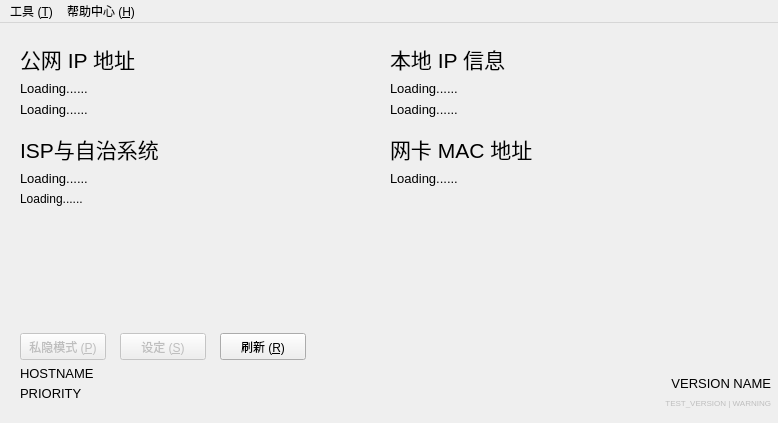
<?xml version="1.0" encoding="UTF-8"?>
<ui version="4.0">
 <class>home</class>
 <widget class="QMainWindow" name="home">
  <property name="geometry">
   <rect>
    <x>0</x>
    <y>0</y>
    <width>778</width>
    <height>423</height>
   </rect>
  </property>
  <property name="windowTitle">
   <string>Cipher Tools</string>
  </property>
  <property name="windowIcon">
   <iconset resource="Resource.qrc">
    <normaloff>:/Resource/CipherTools_Icons.svg</normaloff>:/Resource/CipherTools_Icons.svg</iconset>
  </property>
  <widget class="QWidget" name="Home">
   <widget class="QPushButton" name="hidemode">
    <property name="enabled">
     <bool>false</bool>
    </property>
    <property name="geometry">
     <rect>
      <x>20</x>
      <y>310</y>
      <width>86</width>
      <height>27</height>
     </rect>
    </property>
    <property name="text">
     <string>私隐模式 (&amp;P)</string>
    </property>
   </widget>
   <widget class="QPushButton" name="settings">
    <property name="enabled">
     <bool>false</bool>
    </property>
    <property name="geometry">
     <rect>
      <x>120</x>
      <y>310</y>
      <width>86</width>
      <height>27</height>
     </rect>
    </property>
    <property name="text">
     <string>设定 (&amp;S)</string>
    </property>
   </widget>
   <widget class="QLabel" name="hostname">
    <property name="geometry">
     <rect>
      <x>20</x>
      <y>340</y>
      <width>231</width>
      <height>21</height>
     </rect>
    </property>
    <property name="font">
     <font>
      <pointsize>10</pointsize>
     </font>
    </property>
    <property name="text">
     <string>HOSTNAME</string>
    </property>
   </widget>
   <widget class="QWidget" name="layoutWidget">
    <property name="geometry">
     <rect>
      <x>20</x>
      <y>20</y>
      <width>351</width>
      <height>91</height>
     </rect>
    </property>
    <layout class="QFormLayout" name="WANIP_Form">
     <item row="0" column="0">
      <widget class="QLabel" name="v4">
       <property name="font">
        <font>
         <pointsize>16</pointsize>
        </font>
       </property>
       <property name="text">
        <string>公网 IP 地址</string>
       </property>
      </widget>
     </item>
     <item row="2" column="0">
      <widget class="QLabel" name="v6add">
       <property name="enabled">
        <bool>true</bool>
       </property>
       <property name="font">
        <font>
         <pointsize>10</pointsize>
        </font>
       </property>
       <property name="text">
        <string>Loading......</string>
       </property>
      </widget>
     </item>
     <item row="1" column="0">
      <widget class="QLabel" name="v4add">
       <property name="font">
        <font>
         <pointsize>10</pointsize>
        </font>
       </property>
       <property name="text">
        <string>Loading......</string>
       </property>
      </widget>
     </item>
    </layout>
   </widget>
   <widget class="QWidget" name="layoutWidget">
    <property name="geometry">
     <rect>
      <x>20</x>
      <y>110</y>
      <width>351</width>
      <height>81</height>
     </rect>
    </property>
    <layout class="QFormLayout" name="ISPandASN_Form">
     <item row="0" column="0">
      <widget class="QLabel" name="isp">
       <property name="enabled">
        <bool>true</bool>
       </property>
       <property name="font">
        <font>
         <pointsize>16</pointsize>
        </font>
       </property>
       <property name="text">
        <string>ISP与自治系统</string>
       </property>
      </widget>
     </item>
     <item row="1" column="0">
      <widget class="QLabel" name="ispinfo">
       <property name="enabled">
        <bool>true</bool>
       </property>
       <property name="font">
        <font>
         <pointsize>10</pointsize>
        </font>
       </property>
       <property name="text">
        <string>Loading......</string>
       </property>
      </widget>
     </item>
     <item row="2" column="0">
      <widget class="QLabel" name="asn">
       <property name="text">
        <string>Loading......</string>
       </property>
      </widget>
     </item>
    </layout>
   </widget>
   <widget class="QWidget" name="layoutWidget">
    <property name="geometry">
     <rect>
      <x>390</x>
      <y>20</y>
      <width>351</width>
      <height>91</height>
     </rect>
    </property>
    <layout class="QFormLayout" name="localIP_form">
     <item row="0" column="0">
      <widget class="QLabel" name="localv4">
       <property name="font">
        <font>
         <pointsize>16</pointsize>
        </font>
       </property>
       <property name="text">
        <string>本地 IP 信息</string>
       </property>
      </widget>
     </item>
     <item row="1" column="0">
      <widget class="QLabel" name="localv4add">
       <property name="font">
        <font>
         <pointsize>10</pointsize>
        </font>
       </property>
       <property name="text">
        <string>Loading......</string>
       </property>
      </widget>
     </item>
     <item row="2" column="0">
      <widget class="QLabel" name="localv6add">
       <property name="font">
        <font>
         <pointsize>10</pointsize>
        </font>
       </property>
       <property name="text">
        <string>Loading......</string>
       </property>
      </widget>
     </item>
    </layout>
   </widget>
   <widget class="QWidget" name="layoutWidget">
    <property name="geometry">
     <rect>
      <x>390</x>
      <y>110</y>
      <width>351</width>
      <height>81</height>
     </rect>
    </property>
    <layout class="QFormLayout" name="MAC_Form">
     <item row="0" column="0">
      <widget class="QLabel" name="currentMac">
       <property name="font">
        <font>
         <pointsize>16</pointsize>
        </font>
       </property>
       <property name="text">
        <string>网卡 MAC 地址</string>
       </property>
      </widget>
     </item>
     <item row="1" column="0">
      <widget class="QLabel" name="Mac">
       <property name="font">
        <font>
         <pointsize>10</pointsize>
        </font>
       </property>
       <property name="text">
        <string>Loading......</string>
       </property>
      </widget>
     </item>
    </layout>
   </widget>
   <widget class="QPushButton" name="refresh">
    <property name="enabled">
     <bool>true</bool>
    </property>
    <property name="geometry">
     <rect>
      <x>220</x>
      <y>310</y>
      <width>86</width>
      <height>27</height>
     </rect>
    </property>
    <property name="text">
     <string>刷新 (&amp;R)</string>
    </property>
   </widget>
   <widget class="QLabel" name="priority">
    <property name="geometry">
     <rect>
      <x>20</x>
      <y>360</y>
      <width>231</width>
      <height>20</height>
     </rect>
    </property>
    <property name="font">
     <font>
      <pointsize>10</pointsize>
     </font>
    </property>
    <property name="text">
     <string>PRIORITY</string>
    </property>
   </widget>
   <widget class="QLabel" name="test_waring">
    <property name="enabled">
     <bool>false</bool>
    </property>
    <property name="geometry">
     <rect>
      <x>250</x>
      <y>370</y>
      <width>521</width>
      <height>20</height>
     </rect>
    </property>
    <property name="font">
     <font>
      <pointsize>6</pointsize>
     </font>
    </property>
    <property name="text">
     <string>TEST_VERSION | WARNING</string>
    </property>
    <property name="textFormat">
     <enum>Qt::TextFormat::PlainText</enum>
    </property>
    <property name="alignment">
     <set>Qt::AlignmentFlag::AlignRight|Qt::AlignmentFlag::AlignTrailing|Qt::AlignmentFlag::AlignVCenter</set>
    </property>
    <property name="wordWrap">
     <bool>false</bool>
    </property>
   </widget>
   <widget class="QLabel" name="Version">
    <property name="geometry">
     <rect>
      <x>430</x>
      <y>350</y>
      <width>341</width>
      <height>20</height>
     </rect>
    </property>
    <property name="font">
     <font>
      <pointsize>10</pointsize>
     </font>
    </property>
    <property name="text">
     <string>VERSION NAME</string>
    </property>
    <property name="textFormat">
     <enum>Qt::TextFormat::PlainText</enum>
    </property>
    <property name="alignment">
     <set>Qt::AlignmentFlag::AlignRight|Qt::AlignmentFlag::AlignTrailing|Qt::AlignmentFlag::AlignVCenter</set>
    </property>
    <property name="wordWrap">
     <bool>false</bool>
    </property>
   </widget>
  </widget>
  <widget class="QMenuBar" name="menubar">
   <property name="geometry">
    <rect>
     <x>0</x>
     <y>0</y>
     <width>778</width>
     <height>24</height>
    </rect>
   </property>
   <property name="mouseTracking">
    <bool>false</bool>
   </property>
   <widget class="QMenu" name="helpcenter">
    <property name="title">
     <string>帮助中心 (&amp;H)</string>
    </property>
    <widget class="QMenu" name="repos">
     <property name="title">
      <string>查看源码</string>
     </property>
     <addaction name="repoCNB"/>
     <addaction name="repoGithub"/>
     <addaction name="repoCodeberg"/>
    </widget>
    <widget class="QMenu" name="issue">
     <property name="title">
      <string>问题反馈</string>
     </property>
     <addaction name="issueCNB"/>
     <addaction name="issueGithub"/>
     <addaction name="issueCodeberg"/>
    </widget>
    <addaction name="about"/>
    <addaction name="uplog"/>
    <addaction name="wiki"/>
    <addaction name="separator"/>
    <addaction name="blog"/>
    <addaction name="donate"/>
    <addaction name="repos"/>
    <addaction name="issue"/>
   </widget>
   <widget class="QMenu" name="tools">
    <property name="enabled">
     <bool>true</bool>
    </property>
    <property name="tearOffEnabled">
     <bool>false</bool>
    </property>
    <property name="title">
     <string>工具 (&amp;T)</string>
    </property>
    <widget class="QMenu" name="Ping">
     <property name="enabled">
      <bool>false</bool>
     </property>
     <property name="title">
      <string>延迟检测 (&amp;P)</string>
     </property>
     <addaction name="PingCS"/>
     <addaction name="PINGGNT"/>
    </widget>
    <widget class="QMenu" name="spd">
     <property name="title">
      <string>测速 (&amp;S)</string>
     </property>
     <widget class="QMenu" name="menuUSTC">
      <property name="title">
       <string>USTC - 中科大</string>
      </property>
      <addaction name="IPv4_USTC"/>
      <addaction name="IPv6_USTC"/>
     </widget>
     <widget class="QMenu" name="menuNJU">
      <property name="title">
       <string>NJU - 南京大学</string>
      </property>
      <addaction name="IPv4_NJU"/>
      <addaction name="IPv6_NJU"/>
     </widget>
     <addaction name="menuUSTC"/>
     <addaction name="menuNJU"/>
    </widget>
    <addaction name="MOWeb"/>
    <addaction name="deviceinfo"/>
    <addaction name="WOL"/>
    <addaction name="track"/>
    <addaction name="NAT"/>
    <addaction name="Ping"/>
    <addaction name="spd"/>
   </widget>
   <addaction name="tools"/>
   <addaction name="helpcenter"/>
  </widget>
  <action name="WOL">
   <property name="enabled">
    <bool>false</bool>
   </property>
   <property name="text">
    <string>局域网唤醒 (&amp;W)</string>
   </property>
  </action>
  <action name="track">
   <property name="enabled">
    <bool>false</bool>
   </property>
   <property name="text">
    <string>路由检测 (&amp;R)</string>
   </property>
  </action>
  <action name="NAT">
   <property name="enabled">
    <bool>false</bool>
   </property>
   <property name="text">
    <string>NAT 检测 (&amp;N)</string>
   </property>
  </action>
  <action name="about">
   <property name="text">
    <string>关于</string>
   </property>
  </action>
  <action name="wiki">
   <property name="enabled">
    <bool>true</bool>
   </property>
   <property name="text">
    <string>Wiki（在建）</string>
   </property>
  </action>
  <action name="PingCS">
   <property name="text">
    <string>PingCS 《反恐精英》延迟检测</string>
   </property>
  </action>
  <action name="PINGGNT">
   <property name="text">
    <string>全球网测延迟检测</string>
   </property>
  </action>
  <action name="PingVAL">
   <property name="text">
    <string>PingVAL《无畏契约》国服延迟检测</string>
   </property>
  </action>
  <action name="repoCNB">
   <property name="text">
    <string>CNB</string>
   </property>
  </action>
  <action name="repoGithub">
   <property name="text">
    <string>Github</string>
   </property>
  </action>
  <action name="issueCNB">
   <property name="text">
    <string>CNB</string>
   </property>
  </action>
  <action name="issueGithub">
   <property name="text">
    <string>Github</string>
   </property>
  </action>
  <action name="blog">
   <property name="text">
    <string>博客</string>
   </property>
  </action>
  <action name="aboutqt">
   <property name="text">
    <string>关于Qt</string>
   </property>
  </action>
  <action name="action">
   <property name="enabled">
    <bool>false</bool>
   </property>
   <property name="text">
    <string>设备信息</string>
   </property>
  </action>
  <action name="MOWeb">
   <property name="text">
    <string>多出口 (&amp;M)</string>
   </property>
  </action>
  <action name="deviceinfo">
   <property name="enabled">
    <bool>false</bool>
   </property>
   <property name="text">
    <string>设备信息 (&amp;D)</string>
   </property>
  </action>
  <action name="MOQt">
   <property name="enabled">
    <bool>false</bool>
   </property>
   <property name="text">
    <string>多出口（非浏览器版本）</string>
   </property>
  </action>
  <action name="logGithub">
   <property name="text">
    <string>GitHub</string>
   </property>
  </action>
  <action name="logGitee">
   <property name="text">
    <string>Gitee</string>
   </property>
  </action>
  <action name="logCNB">
   <property name="text">
    <string>CNB</string>
   </property>
  </action>
  <action name="repoGitee">
   <property name="text">
    <string>Gitee</string>
   </property>
  </action>
  <action name="logCodeberg">
   <property name="text">
    <string>Codeberg</string>
   </property>
  </action>
  <action name="issueCodeberg">
   <property name="text">
    <string>Codeberg</string>
   </property>
  </action>
  <action name="repoCodeberg">
   <property name="text">
    <string>Codeberg</string>
   </property>
  </action>
  <action name="issueGitee">
   <property name="text">
    <string>Gitee</string>
   </property>
  </action>
  <action name="uplog">
   <property name="text">
    <string>更新日志</string>
   </property>
  </action>
  <action name="donate">
   <property name="enabled">
    <bool>false</bool>
   </property>
   <property name="text">
    <string>捐赠</string>
   </property>
  </action>
  <action name="IPv4_USTC">
   <property name="text">
    <string>IPv4</string>
   </property>
  </action>
  <action name="IPv6_USTC">
   <property name="text">
    <string>IPv6</string>
   </property>
  </action>
  <action name="IPv4_NJU">
   <property name="text">
    <string>IPv4</string>
   </property>
  </action>
  <action name="IPv6_NJU">
   <property name="text">
    <string>IPv6</string>
   </property>
  </action>
 </widget>
 <resources>
  <include location="Resource.qrc"/>
 </resources>
 <connections/>
</ui>
